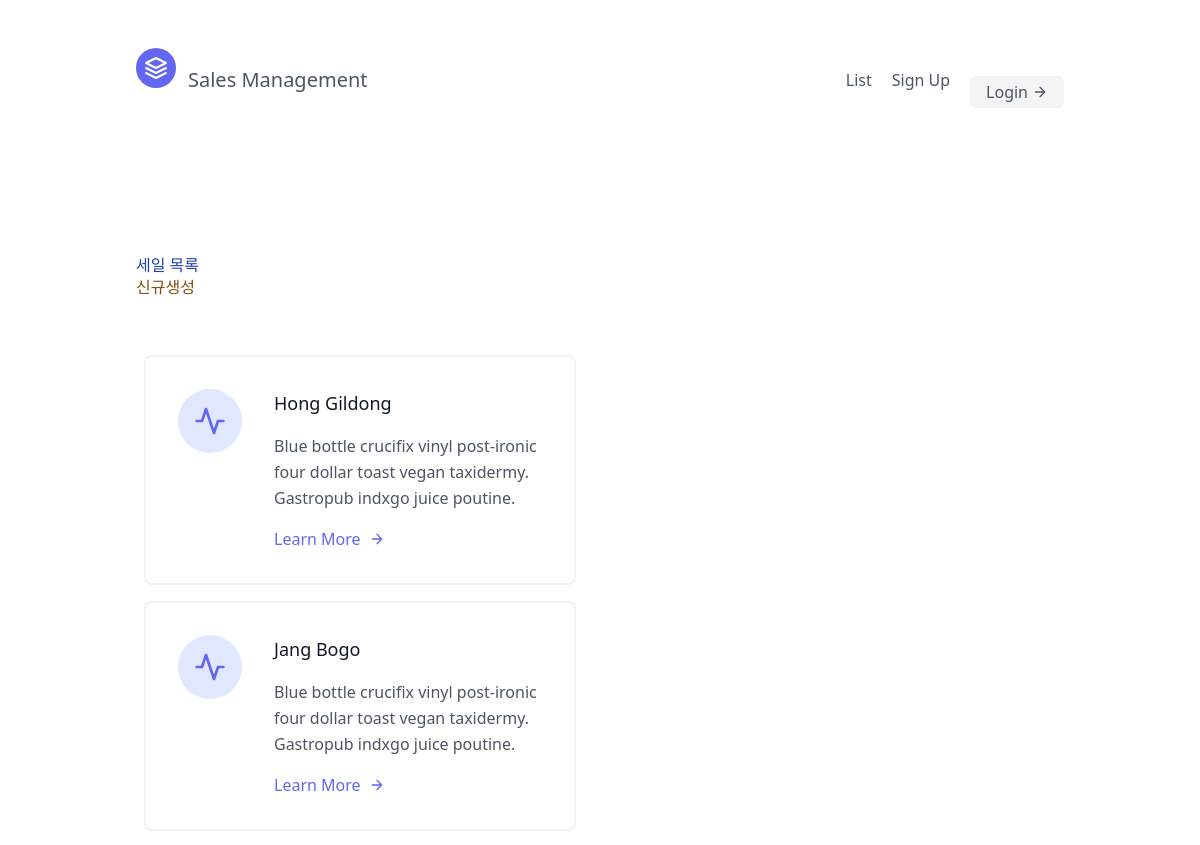
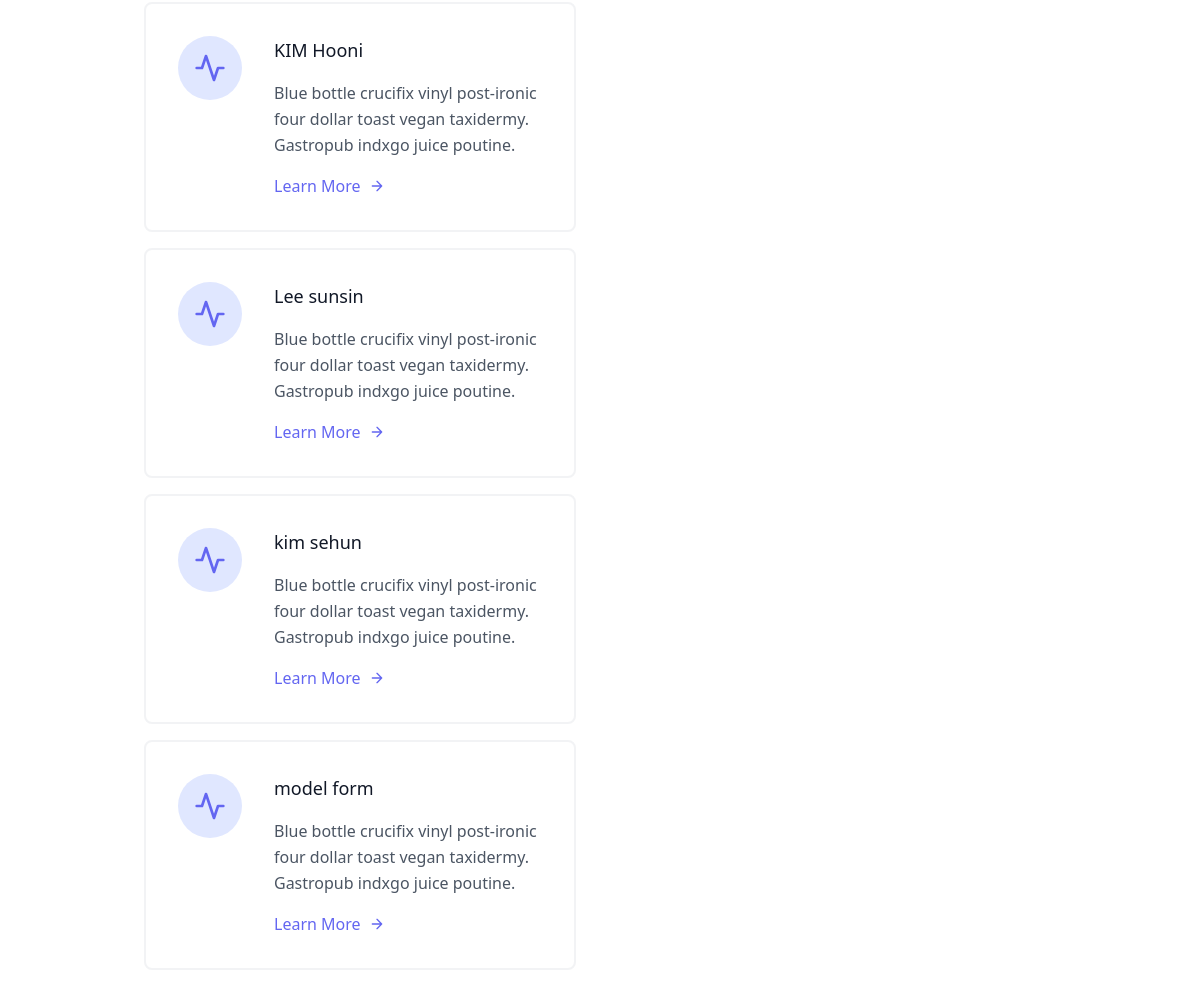
The app's page /sales, older data (2 pictures, top to bottom).
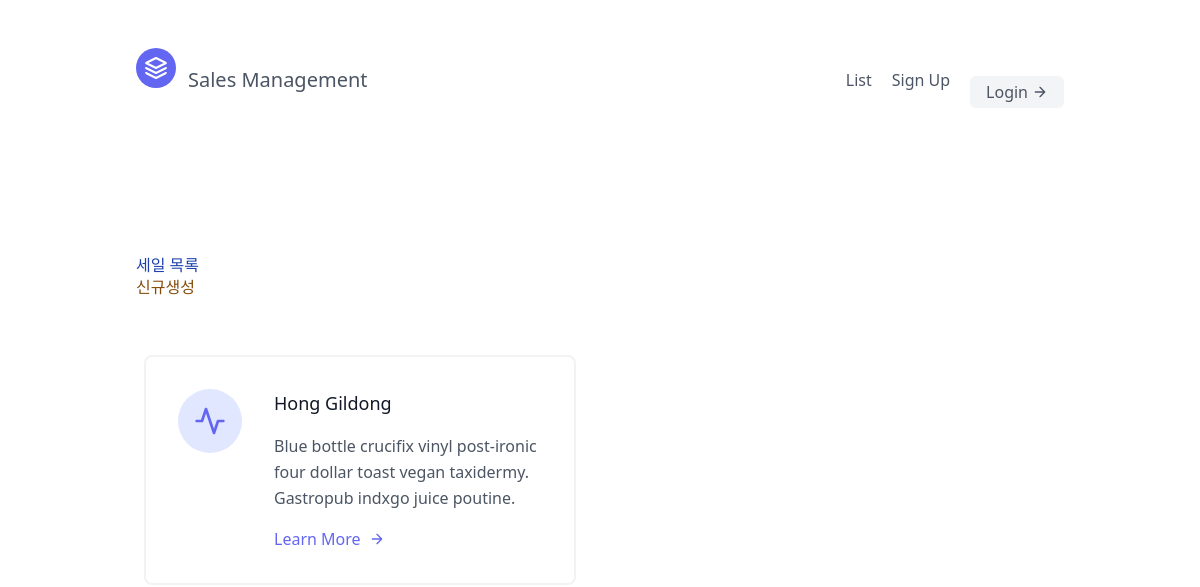
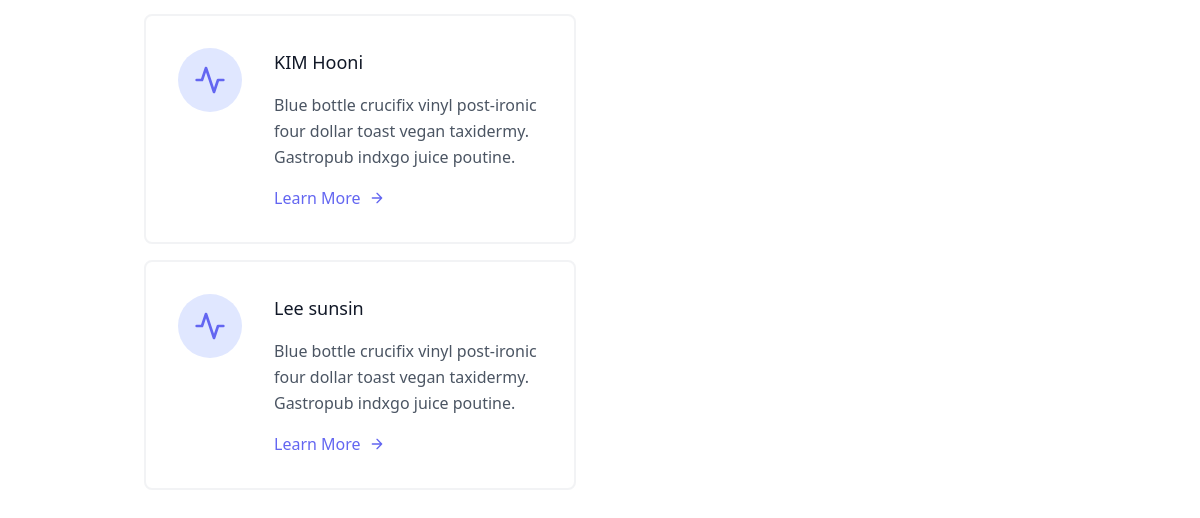
The same page, newer data (2 pictures, top to bottom).
### sales/models.py (models this page shows, shortened)
class Sale(models.Model):
    first_name = models.CharField(max_length=30)
    last_name = models.CharField(max_length=30)
    age = models.IntegerField(default=0)
    person = models.ForeignKey("Person", on_delete=models.CASCADE)

### sales/views.py (the view)
# urls.py: path('sales', SalesListView.as_view(), name="List"),  # 일반 함수 적용 형태
class SalesListView(generic.ListView):
    template_name = "sales/sales_list.html"
    queryset = Sale.objects.all()
    context_object_name = "key"

### templates/sales/sales_list.html (shortened to what this page needs)
{% extends "base.html" %}
{% block content %}
<section class="text-gray-600 body-font">
  <div class="container px-5 py-24 mx-auto flex flex-wrap">
  <div class="w-full">
    <div><h1 class="text-blue-800">세일 목록</h1></div>
    <div class="w-full">
    <div class="mb-5 text-yellow-800"><a href={% url 'Sales:Create' %}>신규생성</a></div>
    </div>
  </div>
    {% for sale in key %}
    <div class="flex flex-wrap -m-4">
      <div class="p-4 lg:w-1/2 md:w-full">
        <div class="flex border-2 rounded-lg border-gray-200 border-opacity-50 p-8 sm:flex-row flex-col">
          <div class="w-16 h-16 sm:mr-8 sm:mb-0 mb-4 inline-flex items-center justify-center rounded-full bg-indigo-100 text-indigo-500 flex-shrink-0">
            <svg fill="none" stroke="currentColor" stroke-linecap="round" stroke-linejoin="round" stroke-width="2" class="w-8 h-8" viewBox="0 0 24 24">
              <path d="M22 12h-4l-3 9L9 3l-3 9H2"></path>
            </svg>
          </div>
          <div class="flex-grow">
            <h2 class="text-gray-900 text-lg title-font font-medium mb-3">{{sale.last_name}} {{sale.first_name}}</h2>
            <p class="leading-relaxed text-base">Blue bottle crucifix vinyl post-ironic four dollar toast vegan taxidermy. Gastropub indxgo juice poutine.</p>
            <a href={% url 'Sales:Detail' sale.pk %} class="mt-3 text-indigo-500 inline-flex items-center">Learn More
              <svg fill="none" stroke="currentColor" stroke-linecap="round" stroke-linejoin="round" stroke-width="2" class="w-4 h-4 ml-2" viewBox="0 0 24 24">
                <path d="M5 12h14M12 5l7 7-7 7"></path>
              </svg>
            </a>
          </div>
        </div>
      </div>
    </div>
    {% endfor %}
  </div>
</section>
{% endblock content %}

### templates/base.html (shortened to what this page needs)
{% load static %}
<!DOCTYPE html>
<html>
  <head>
    <link
      href="https://cdn.jsdelivr.net/npm/bootstrap@5.3.3/dist/css/bootstrap.min.css"
      rel="stylesheet"
    />
    <script src="https://cdn.tailwindcss.com"></script>
  </head>
  <body>
    <div class="max-w-7xl mx-auto bg-white-600 bg-opacity-60">
      {% include 'menu.html' %} {% block content %} {% endblock content %}
    </div>
  </body>
</html>

### templates/menu.html (shortened to what this page needs)
<header class="text-gray-600 body-font">
  <div
    class="container mx-auto flex flex-wrap p-5 flex-col md:flex-row items-center"
  >
    <a
      class="flex title-font font-medium items-center text-gray-900 mb-4 md:mb-0"
    >
      <svg
        xmlns="http://www.w3.org/2000/svg"
        fill="none"
        stroke="currentColor"
        stroke-linecap="round"
        stroke-linejoin="round"
        stroke-width="2"
        class="w-10 h-10 text-white p-2 bg-indigo-500 rounded-full"
        viewBox="0 0 24 24"
      >
        <path
          d="M12 2L2 7l10 5 10-5-10-5zM2 17l10 5 10-5M2 12l10 5 10-5"
        ></path>
      </svg>
      <a href={% url "Sales:Homepage" %}><span class="ml-3 text-xl">Sales Management</span></a>
    <nav
      class="md:ml-auto flex flex-wrap items-center text-base justify-center"
    >
      <a href={% url "Sales:List" %} class="mr-5 hover:text-gray-900">List</a>
      <a class="mr-5 hover:text-gray-900">Sign Up</a>
    </nav>
    <a
      href="#"
      class="inline-flex items-center bg-gray-100 border-0 py-1 px-3 focus:outline-none hover:bg-gray-200 rounded text-base mt-4 md:mt-0"
    >
      Login
      <svg
        fill="none"
        stroke="currentColor"
        stroke-linecap="round"
        stroke-linejoin="round"
        stroke-width="2"
        class="w-4 h-4 ml-1"
        viewBox="0 0 24 24"
      >
        <path d="M5 12h14M12 5l7 7-7 7"></path>
      </svg>
    </a>
  </div>
</header>

### templates/parts.html (shortened to what this page needs)
{% load static %}

Row changes from the older to the newer data that the page shows:
removed Sale: last_name "Jang", first_name "Bogo"
removed Sale: last_name "kim", first_name "sehun"
removed Sale: last_name "model", first_name "form"
